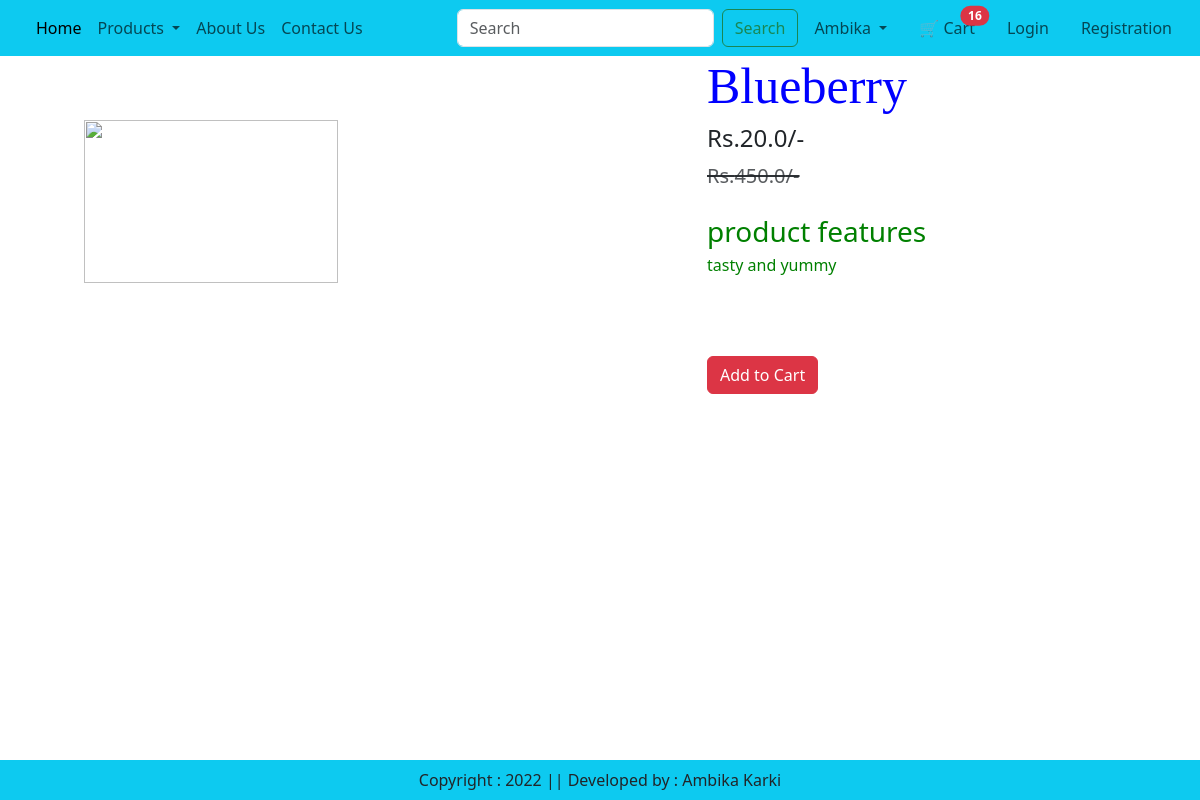
Screenshot of /product-all/1 (signed in) with the database file from the repository.
### app/models.py (models this page shows, shortened)
class Products(models.Model):
    title=models.CharField(max_length=50)
    selling_price=models.FloatField()
    discount_price=models.FloatField()
    description=models.TextField()
    category=models.CharField(choices=CATEGORY_CHOICES,max_length=2)
    product_image = CloudinaryField('image')  # Replaces ImageField

### app/views.py (the view)
# urls.py: path("product-all/<int:pk>",views.ProductAll.as_view(),name="product-all"),
@method_decorator(login_required,name='dispatch')
class ProductAll(View):
    def get(self,request,pk):
        product=Products.objects.get(pk=pk)
        car_count=Carts.objects.filter(user=request.user).count() if request.user.is_authenticated else 0
        return render(request,"app/productall.html",{'product':product,'car_count':car_count})

### app/templates/app/productall.html (shortened to what this page needs)
{% extends 'app/index.html' %}
{% load static %}
{% block main-content %}
<div class="container">
    <div class="row flex justify-content-between">
        <div class="img2 col-lg-5 mt-5">
            <img src="{{product.product_image.url}}" class="image col-xs-6
            col-sm-12 col-lg-12 mt-3 text-sm-center w-75 h-75" alt="">
    </div>
    <div class="productdetail col-lg-5">
        <h1 style="font-family: Georgia; font-size:50px;">{{product.title}}</h1>
        <h4>Rs.{{product.discount_price}}/-</h4>
        <small class="text-decoration-line-through text-muted
        fs-5"><del>Rs.{{product.selling_price}}/-</small></del>
       <br><br> <h3 style="color:green;" >product features</h3>
        <h6 style="color:green;">{{product.description}}</h6>
        <br><br><br>
        <div class="d-grid gap-2">
            <form method="post " action="/add-to-cart">
        <button class="btn  btn-danger">Add to Cart</button>
        </form>
        </div>
    </div>
</div>
</div>
{% endblock main-content %}

### app/static/app/css/style.css (style rules this page uses)
h1 { color:blue; }

### rows the page displays
Products: title "Blueberry", discount_price "20.0", selling_price "450.0", description "tasty and yummy"

### other values shown
{{ car_count }} "16"
